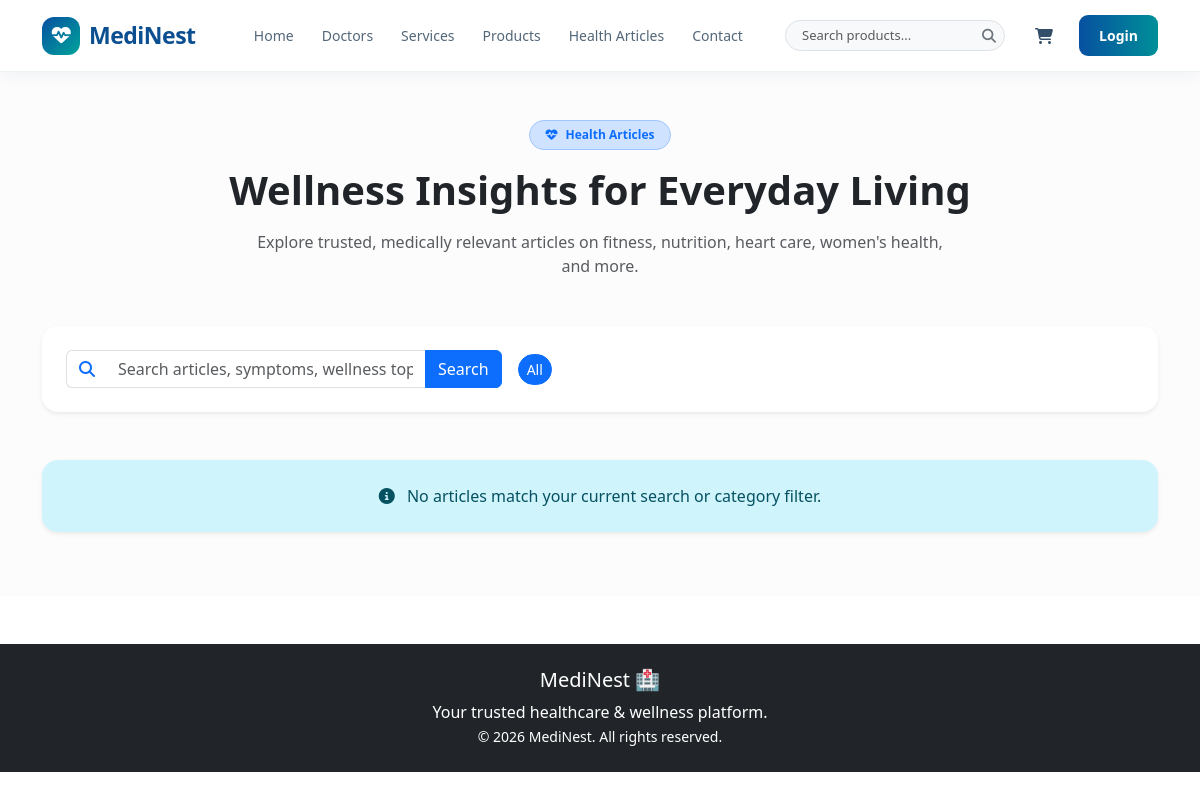
/blog/, run on an earlier commit of the app's database.
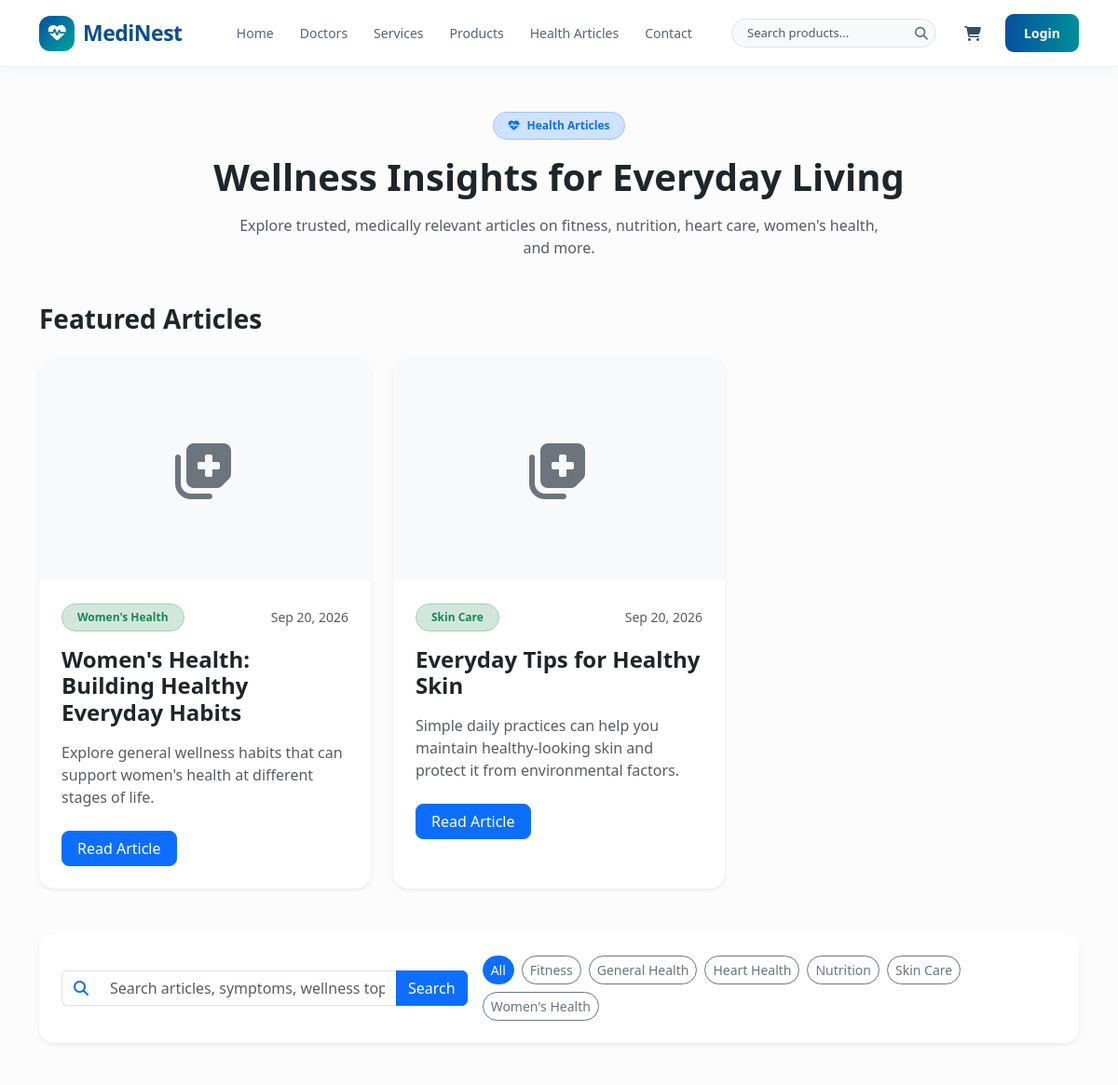
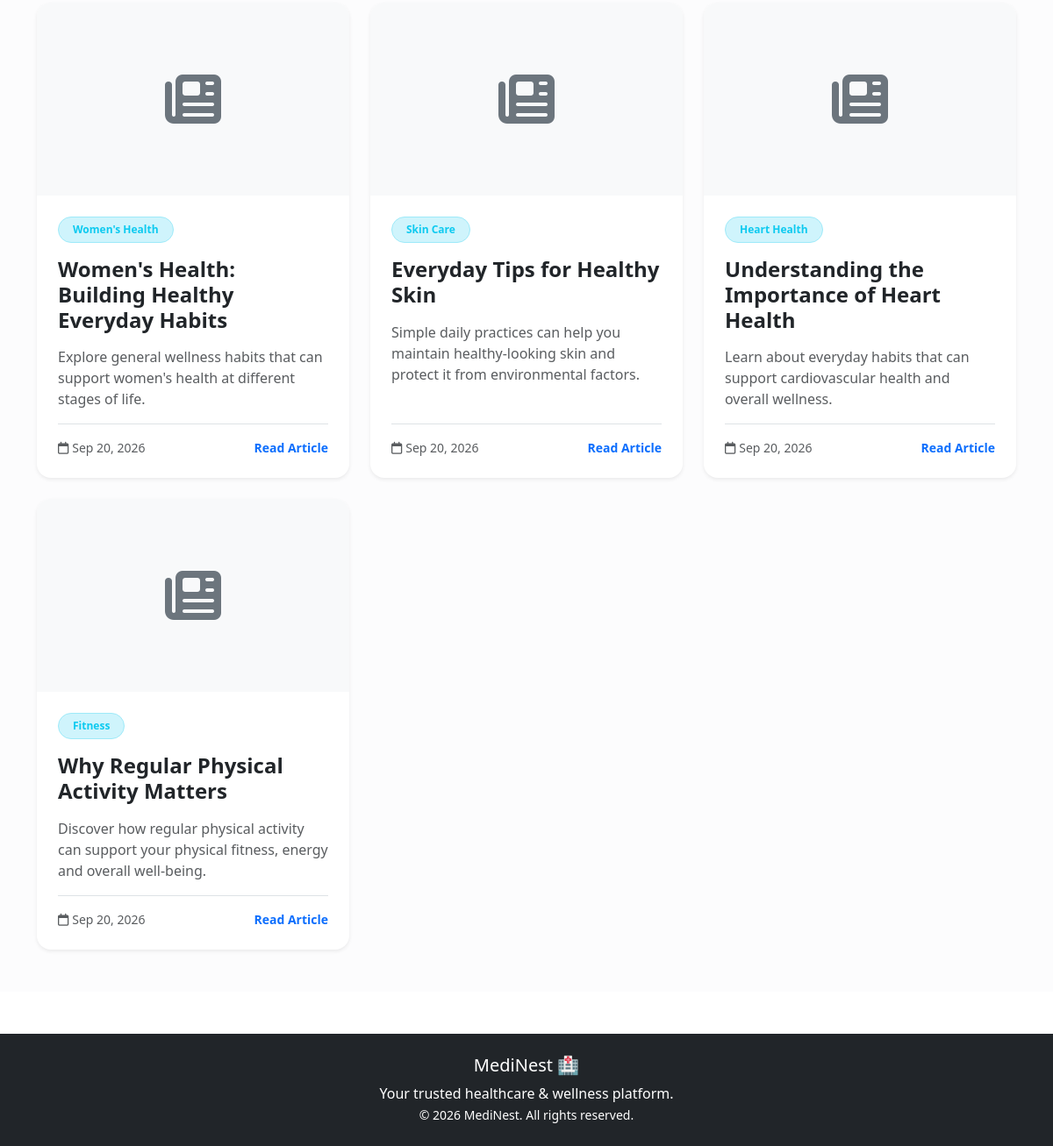
And on a later commit of the database (2 pictures, top to bottom).
### blog/models.py (models this page shows, shortened)
class Article(models.Model):
    category = models.ForeignKey(
        ArticleCategory,
        on_delete=models.SET_NULL,
        null=True,
        blank=True,
        related_name="articles"
    )
    title = models.CharField(max_length=200)
    slug = models.SlugField(max_length=220, unique=True, blank=True)
    short_description = models.CharField(max_length=255)
    content = models.TextField()
    featured_image = models.ImageField(upload_to="blog/", blank=True, null=True)
    author = models.CharField(max_length=120, default="MediNest Editorial Team")
    published_date = models.DateTimeField(default=timezone.now)
    is_published = models.BooleanField(default=False)
    is_featured = models.BooleanField(default=False)
    created_at = models.DateTimeField(auto_now_add=True)
    updated_at = models.DateTimeField(auto_now=True)
    class Meta:
        ordering = ["-published_date", "-created_at"]
        verbose_name = "Article"
        verbose_name_plural = "Articles"

class ArticleCategory(models.Model):
    name = models.CharField(max_length=120, unique=True)
    slug = models.SlugField(max_length=150, unique=True, blank=True)
    description = models.TextField(blank=True)
    is_active = models.BooleanField(default=True)
    created_at = models.DateTimeField(auto_now_add=True)
    updated_at = models.DateTimeField(auto_now=True)
    class Meta:
        ordering = ["name"]
        verbose_name = "Article Category"
        verbose_name_plural = "Article Categories"

### blog/views.py (the view)
# urls.py: path("", article_list, name="article_list"),
def article_list(request):
    categories = ArticleCategory.objects.filter(is_active=True).order_by("name")
    search_query = request.GET.get("q", "").strip()
    selected_category = request.GET.get("category", "")
    articles = Article.objects.filter(is_published=True).select_related("category")
    if search_query:
        articles = articles.filter(
            Q(title__icontains=search_query)
            | Q(short_description__icontains=search_query)
            | Q(content__icontains=search_query)
        )
    if selected_category:
        articles = articles.filter(category__slug=selected_category)
    articles = articles.order_by("-published_date", "-created_at")
    featured_articles = Article.objects.filter(
        is_published=True,
        is_featured=True,
    ).order_by("-published_date", "-created_at")[:3]
    context = {
        "articles": articles,
        "featured_articles": featured_articles,
        "categories": categories,
        "selected_category": selected_category,
        "search_query": search_query,
    }
    return render(request, "blog/article_list.html", context)

### blog/templates/blog/article_list.html (shortened to what this page needs)
{% extends "base.html" %}
{% block content %}
<section class="py-5 bg-light-subtle">
    <div class="container">
        <div class="text-center mb-5">
            <span
                class="badge bg-primary-subtle text-primary border border-primary-subtle px-3 py-2 rounded-pill fw-semibold mb-3">
                <i class="fa-solid fa-heart-pulse me-2"></i>Health Articles
            </span>
            <h1 class="fw-bold text-dark mb-3">Wellness Insights for Everyday Living</h1>
            <p class="text-muted mx-auto" style="max-width: 700px;">
                Explore trusted, medically relevant articles on fitness, nutrition, heart care, women's health, and
                more.
            </p>
        </div>
        {% if featured_articles %}
        <div class="mb-5">
            <div class="d-flex align-items-center justify-content-between mb-4">
                <h3 class="fw-bold text-dark mb-0">Featured Articles</h3>
            </div>
            <div class="row g-4">
                {% for article in featured_articles %}
                <div class="col-lg-4">
                    <div class="card border-0 shadow-sm h-100 rounded-4 overflow-hidden">
                        {% if article.featured_image %}
                        <img src="{{ article.featured_image.url }}" class="card-img-top" alt="{{ article.title }}"
                            style="height: 240px; object-fit: cover;">
                        {% else %}
                        <div class="d-flex align-items-center justify-content-center bg-light" style="height: 240px;">
                            <i class="fa-solid fa-notes-medical fa-4x text-secondary"></i>
                        </div>
                        {% endif %}
                        <div class="card-body p-4">
                            <div class="d-flex justify-content-between align-items-center mb-3">
                                {% if article.category %}
                                <span
                                    class="badge bg-success-subtle text-success border border-success-subtle rounded-pill px-3 py-2">
                                    {{article.category.name }}</span>
                                {% endif %}
                                <span class="small text-muted">{{ article.published_date|date:"M d, Y" }}</span>
                            </div>
                            <h4 class="fw-bold text-dark mb-3">{{ article.title }}</h4>
                            <p class="text-muted mb-4">{{ article.short_description }}</p>
                            <a href="{% url 'blog:article_detail' article.slug %}"
                                class="btn btn-primary rounded-3 px-3">
                                Read Article
                            </a>
                        </div>
                    </div>
                </div>
                {% endfor %}
            </div>
        </div>
        {% endif %}
        <div class="card border-0 shadow-sm rounded-4 p-4 mb-5">
            <div class="row g-3 align-items-center">
                <div class="col-lg-5">
                    <form method="get" action="{% url 'blog:article_list' %}">
                        <div class="input-group">
                            <span class="input-group-text bg-white border-end-0"><i
                                    class="fa-solid fa-magnifying-glass text-primary"></i></span>
                            <input type="text" name="q" value="{{ search_query }}" class="form-control border-start-0"
                                placeholder="Search articles, symptoms, wellness topics...">
                            <button type="submit" class="btn btn-primary">Search</button>
                        </div>
                    </form>
                </div>
                <div class="col-lg-7">
                    <div class="d-flex flex-wrap gap-2">
                        <a href="{% url 'blog:article_list' %}"
                            class="btn btn-sm {% if not selected_category %}btn-primary{% else %}btn-outline-secondary{% endif %} rounded-pill">
                            All
                        </a>
                        {% for category in categories %}
                        <a href="{% url 'blog:article_list' %}?category={{ category.slug }}{% if search_query %}&q={{ search_query }}{% endif %}"
                            class="btn btn-sm {% if selected_category == category.slug %}btn-primary{% else %}btn-outline-secondary{% endif %} rounded-pill">
                            {{ category.name }}
                        </a>
                        {% endfor %}
                    </div>
                </div>
            </div>
        </div>
        <div class="row g-4">
            {% for article in articles %}
            <div class="col-md-6 col-lg-4">
                <div class="card border-0 shadow-sm h-100 rounded-4 overflow-hidden">
                    {% if article.featured_image %}
                    <img src="{{ article.featured_image.url }}" class="card-img-top" alt="{{ article.title }}"
                        style="height: 220px; object-fit: cover;">
                    {% else %}
                    <div class="d-flex align-items-center justify-content-center bg-light" style="height: 220px;">
                        <i class="fa-solid fa-newspaper fa-4x text-secondary"></i>
                    </div>
                    {% endif %}
                    <div class="card-body p-4 d-flex flex-column">
                        {% if article.category %}
                        <span
                            class="badge bg-info-subtle text-info border border-info-subtle rounded-pill px-3 py-2 mb-3 align-self-start">
                            {{ article.category.name }}</span>
                        {% endif %}
                        <h4 class="fw-bold text-dark mb-3">{{ article.title }}</h4>
                        <p class="text-muted mb-3 flex-grow-1">{{ article.short_description }}</p>
                        <div
                            class="d-flex justify-content-between align-items-center text-muted small border-top pt-3 mt-auto">
                            <span><i class="fa-regular fa-calendar me-1"></i>{{ article.published_date|date:"M d, Y"}}
                            </span>
                            <a href="{% url 'blog:article_detail' article.slug %}"
                                class="text-primary fw-semibold text-decoration-none">Read Article</a>
                        </div>
                    </div>
                </div>
            </div>
            {% empty %}
            <div class="col-12">
                <div class="alert alert-info border-0 rounded-4 shadow-sm text-center py-4">
                    <i class="fa-solid fa-circle-info me-2"></i>
                    No articles match your current search or category filter.
                </div>
            </div>
            {% endfor %}
        </div>
    </div>
</section>
{% endblock %}

### core/templates/base.html (shortened to what this page needs)
<!DOCTYPE html>
<html lang="en">
<head>
    <link href="https://cdn.jsdelivr.net/npm/bootstrap@5.3.3/dist/css/bootstrap.min.css" rel="stylesheet">
    <link rel="stylesheet" href="https://cdnjs.cloudflare.com/ajax/libs/font-awesome/6.5.2/css/all.min.css">
</head>
<body>
    {% include 'includes/navbar.html' %}
    {% block content %}
    {% endblock %}
    <footer class="bg-dark text-white mt-5 py-4">
        <div class="container text-center">
            <h5>MediNest 🏥</h5>
            <p class="mb-0">
                Your trusted healthcare & wellness platform.
            </p>
            <small>
                © 2026 MediNest. All rights reserved.
            </small>
        </div>
    </footer>
</body>
</html>

### core/templates/includes/navbar.html (shortened to what this page needs)
<nav class="navbar navbar-expand-lg bg-white sticky-top medinest-navbar">
    <div class="container">
        <a class="navbar-brand medinest-logo" href="{% url 'core:home' %}">
            <i class="fa-solid fa-heart-pulse"></i>
            MediNest
        </a>
        <div class="collapse navbar-collapse" id="medinestNavbar">
            <ul class="navbar-nav mx-auto mb-2 mb-lg-0">
                <li class="nav-item">
                    <a class="nav-link" href="{% url 'core:home' %}">
                        Home
                    </a>
                </li>
                <li class="nav-item">
                    <a class="nav-link" href="{% url 'doctors:doctor_list' %}">
                        Doctors
                    </a>
                </li>
                <li class="nav-item">
                    <a class="nav-link" href="{% url 'core:services' %}">
                        Services
                    </a>
                </li>
                <li class="nav-item">
                    <a class="nav-link" href="{% url 'products:product_list' %}">
                        Products
                    </a>
                </li>
                <li class="nav-item">
                    <a class="nav-link" href="{% url 'blog:article_list' %}">
                        Health Articles
                    </a>
                </li>
                <li class="nav-item">
                    <a class="nav-link" href="#">
                        Contact
                    </a>
                </li>
            </ul>
            <div class="d-flex align-items-center gap-3">
                <form action="{% url 'products:product_list' %}" method="get" class="d-none d-md-flex align-items-center me-1">
                    <div class="input-group input-group-sm rounded-pill overflow-hidden border bg-light" style="max-width: 220px;">
                        <input type="text" name="search" class="form-control border-0 bg-transparent ps-3 pe-1" placeholder="Search products..." value="{{ request.GET.search|default:'' }}" style="font-size: 13px;">
                        <button class="btn border-0 text-secondary px-2" type="submit" title="Search">
                            <i class="fa-solid fa-magnifying-glass"></i>
                        </button>
                    </div>
                </form>
                <a href="{% url 'cart:cart_detail' %}" class="nav-icon-btn" title="Cart">
                    <i class="fa-solid fa-cart-shopping"></i>
                </a>
                {% if user.is_authenticated %}
                <div class="dropdown">
                    <button class="user-btn dropdown-toggle" type="button" data-bs-toggle="dropdown"
                        aria-expanded="false">
                        <i class="fa-solid fa-user me-1"></i>
                        {{ user.username }}
                    </button>
                    <ul class="dropdown-menu dropdown-menu-end">
                        {% if user.is_staff %}
                        <li>
                            <a class="dropdown-item text-primary fw-bold" href="{% url 'admin_dashboard' %}">
                                <i class="fa-solid fa-chart-pie me-2 text-primary"></i>
                                Admin Dashboard
                            </a>
                        </li>
                        <li>
                            <hr class="dropdown-divider">
                        </li>
                        {% endif %}
                        <li>
                            <a class="dropdown-item" href="{% url 'accounts:edit_profile' %}">
                                <i class="fa-solid fa-user-pen me-2 text-primary"></i>
                                Profile / Edit Profile
                            </a>
                        </li>
                        <li>
                            <a class="dropdown-item" href="{% url 'accounts:dashboard' %}">
                                <i class="fa-solid fa-gauge-high me-2 text-primary"></i>
                                Dashboard
                            </a>
                        </li>
                        <li>
                            <a class="dropdown-item" href="{% url 'orders:my_orders' %}">
                                <i class="fa-solid fa-box-open me-2 text-primary"></i>
                                My Orders
                            </a>
                        </li>
                        <li>
                            <a class="dropdown-item" href="{% url 'appointments:my_appointments' %}">
                                <i class="fa-solid fa-calendar-check me-2 text-primary"></i>
                                My Appointments
                            </a>
                        </li>
                        <li>
                            <a class="dropdown-item" href="{% url 'cart:cart_detail' %}">
                                <i class="fa-solid fa-cart-shopping me-2 text-primary"></i>
                                My Cart
                            </a>
                        </li>
                        <li>
                            <hr class="dropdown-divider">
                        </li>
                        <li>
                            <a class="dropdown-item text-danger" href="{% url 'accounts:logout' %}">
                                <i class="fa-solid fa-right-from-bracket me-2"></i>
                                Logout
                            </a>
                        </li>
                    </ul>
                </div>
                {% else %}
                <a href="{% url 'accounts:login' %}" class="login-btn">
                    Login
                </a>
                {% endif %}
            </div>
        </div>
    </div>
</nav>

What changed in the data, as far as the page shows it:
added Article: category.name "Women's Health", published_date "Sep 20, 2026", title "Women's Health: Building Healthy Everyday Habits", short_description "Explore general wellness habits that can support women's health at different stages of life."
added Article: category.name "Skin Care", published_date "Sep 20, 2026", title "Everyday Tips for Healthy Skin", short_description "Simple daily practices can help you maintain healthy-looking skin and protect it from environmental factors."
added ArticleCategory: name "Fitness"
added ArticleCategory: name "General Health"
added ArticleCategory: name "Heart Health"
added ArticleCategory: name "Nutrition"
added ArticleCategory: name "Skin Care"
added ArticleCategory: name "Women's Health"
added Article: category.name "Heart Health", title "Understanding the Importance of Heart Health", short_description "Learn about everyday habits that can support cardiovascular health and overall wellness.", published_date "Sep 20, 2026"
added Article: category.name "Fitness", title "Why Regular Physical Activity Matters", short_description "Discover how regular physical activity can support your physical fitness, energy and overall well-being.", published_date "Sep 20, 2026"
Also different on the page:
text no longer shown: "No articles match your current search or category filter."
text now shown: "Featured Articles"
